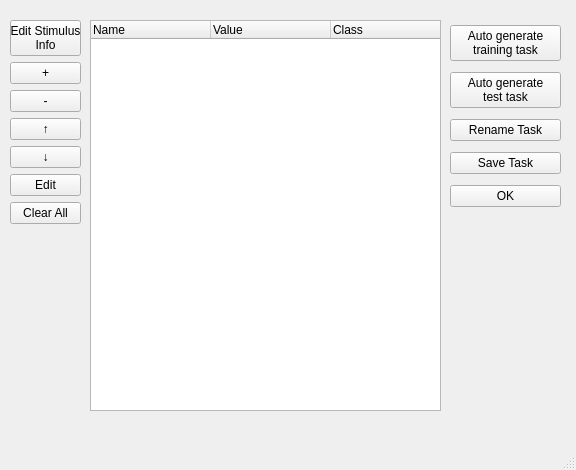
<?xml version="1.0" encoding="UTF-8"?>
<ui version="4.0">
 <class>EditTaskWindow</class>
 <widget class="QMainWindow" name="EditTaskWindow">
  <property name="geometry">
   <rect>
    <x>0</x>
    <y>0</y>
    <width>576</width>
    <height>470</height>
   </rect>
  </property>
  <property name="windowTitle">
   <string>MainWindow</string>
  </property>
  <widget class="QWidget" name="centralwidget">
   <widget class="QTreeWidget" name="taskDisplay">
    <property name="geometry">
     <rect>
      <x>90</x>
      <y>20</y>
      <width>351</width>
      <height>391</height>
     </rect>
    </property>
    <property name="selectionMode">
     <enum>QAbstractItemView::SingleSelection</enum>
    </property>
    <attribute name="headerDefaultSectionSize">
     <number>120</number>
    </attribute>
    <column>
     <property name="text">
      <string>Name</string>
     </property>
    </column>
    <column>
     <property name="text">
      <string>Value</string>
     </property>
    </column>
    <column>
     <property name="text">
      <string>Class</string>
     </property>
    </column>
   </widget>
   <widget class="QWidget" name="verticalLayoutWidget">
    <property name="geometry">
     <rect>
      <x>10</x>
      <y>20</y>
      <width>71</width>
      <height>210</height>
     </rect>
    </property>
    <layout class="QVBoxLayout" name="verticalLayout">
     <item>
      <widget class="QPushButton" name="editStimInfoButton">
       <property name="text">
        <string>Edit Stimulus
Info</string>
       </property>
      </widget>
     </item>
     <item>
      <widget class="QPushButton" name="addTaskButton">
       <property name="text">
        <string>+</string>
       </property>
      </widget>
     </item>
     <item>
      <widget class="QPushButton" name="deleteTaskButton">
       <property name="text">
        <string>-</string>
       </property>
      </widget>
     </item>
     <item>
      <widget class="QPushButton" name="upTaskButton">
       <property name="text">
        <string>↑</string>
       </property>
      </widget>
     </item>
     <item>
      <widget class="QPushButton" name="downTaskButton">
       <property name="text">
        <string>↓</string>
       </property>
      </widget>
     </item>
     <item>
      <widget class="QPushButton" name="editTaskButton">
       <property name="text">
        <string>Edit</string>
       </property>
      </widget>
     </item>
     <item>
      <widget class="QPushButton" name="clearAllButton">
       <property name="text">
        <string>Clear All</string>
       </property>
      </widget>
     </item>
    </layout>
   </widget>
   <widget class="QWidget" name="verticalLayoutWidget_2">
    <property name="geometry">
     <rect>
      <x>450</x>
      <y>20</y>
      <width>111</width>
      <height>192</height>
     </rect>
    </property>
    <layout class="QVBoxLayout" name="verticalLayout_2">
     <item>
      <widget class="QPushButton" name="trainTaskButton">
       <property name="text">
        <string>Auto generate
training task</string>
       </property>
      </widget>
     </item>
     <item>
      <widget class="QPushButton" name="testTaskButton">
       <property name="text">
        <string>Auto generate
test task</string>
       </property>
      </widget>
     </item>
     <item>
      <widget class="QPushButton" name="renameTaskButton">
       <property name="text">
        <string>Rename Task</string>
       </property>
      </widget>
     </item>
     <item>
      <widget class="QPushButton" name="saveTaskButton">
       <property name="text">
        <string>Save Task</string>
       </property>
      </widget>
     </item>
     <item>
      <widget class="QPushButton" name="okButton">
       <property name="text">
        <string>OK</string>
       </property>
      </widget>
     </item>
    </layout>
   </widget>
  </widget>
  <widget class="QMenuBar" name="menubar">
   <property name="geometry">
    <rect>
     <x>0</x>
     <y>0</y>
     <width>576</width>
     <height>23</height>
    </rect>
   </property>
  </widget>
  <widget class="QStatusBar" name="statusbar"/>
 </widget>
 <resources/>
 <connections/>
</ui>
